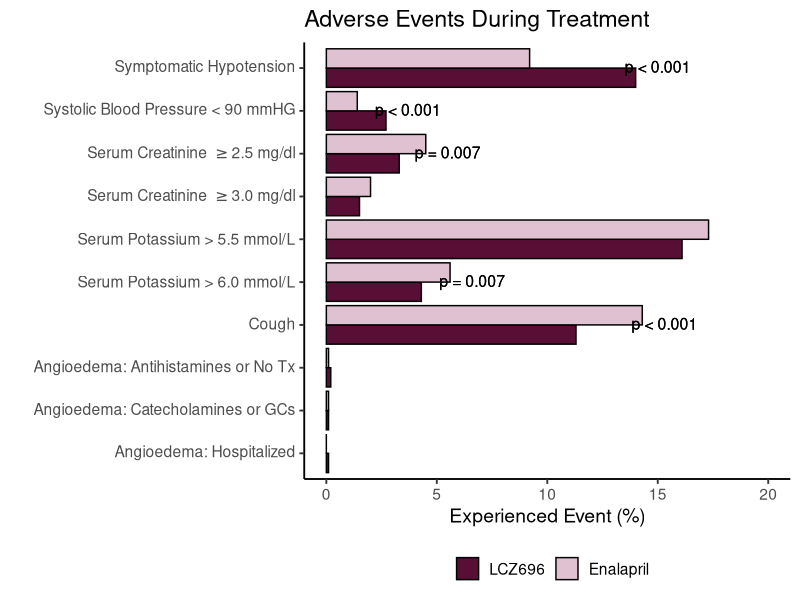
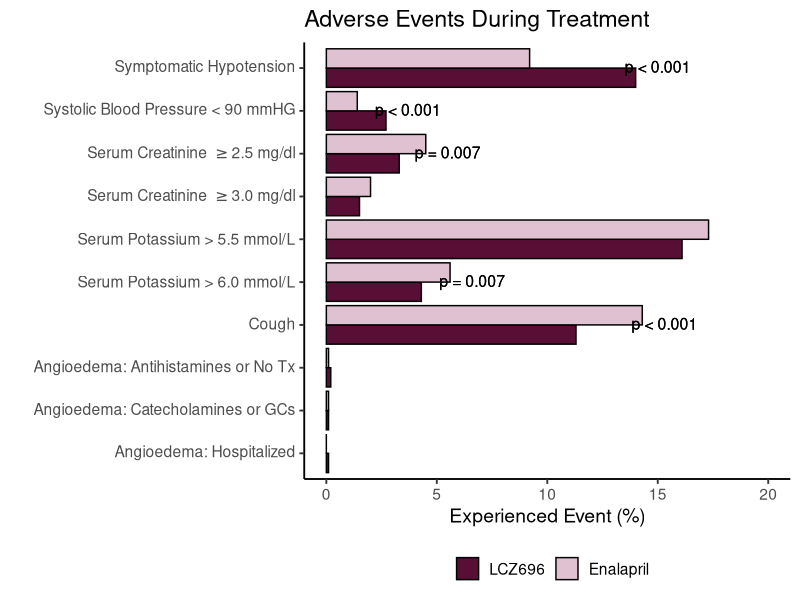

These figures' R source, in order:
############## Code for Real Chemistry Writing Assignment ################

# Written by Michelle Frankot
# March 28, 2026 

# Plot statistics in Table 3 (adverse events) for https://www.nejm.org/doi/full/10.1056/NEJMoa1409077




### Environment Set Up ###

library(dplyr) # for data manipulation
library(ggplot2) # for plotting




### Constants and Labels ###

# AE names for dataframe
AEs <- c("Symptomatic Hypotension", 
            "Symptomatic Hypotension (Systolic <90 mmHG)",
            "Serum Creatinine >=2.5 mg/dl", 
            "Serum Creatinine >=3.0 mg/dl",  
            "Serum Potassium >5.5 mmol/L",
            "Serum Potassium >6.0 mmol/L",
            "Cough",
            "Angioedema (No Tx or AH Only)",
            "Angioedema (CA or GCs)",
            "Angioedema (Hospitalized; No Airway Compromise)",
            "Angioedema (Hospitalized; Airway Compromise)")

# AE names for axis labels
AE_Labels <- c("Symptomatic Hypotension", 
            "Systolic Blood Pressure < 90 mmHG",
            expression("Serum Creatinine ">="2.5 mg/dl"), 
            expression("Serum Creatinine ">="3.0 mg/dl"),   
            "Serum Potassium > 5.5 mmol/L",
            "Serum Potassium > 6.0 mmol/L",
            "Cough",
            "Angioedema: Antihistamines or No Tx",
            "Angioedema: Catecholamines or GCs",
            "Angioedema: Hospitalized")





### Create dataframe containing the statistics from Table 3 ###

data <- data.frame(
  Event = rep(AEs, times = 1, each = 2),
  Group = rep(c("LCZ696", "Enalapril"), times = 11),
  n = c(588, 388, 112, 59, 139, 188, 63, 83, 674, 727, 
        181, 236, 474, 601, 10, 5, 6, 4, 3, 1, 0, 0),
  p = rep(c("p < 0.001", "p < 0.001", "p = 0.007", "", "", "p = 0.007", "p < 0.001", "", "", "", ""), 
          times = 1, each = 2),
  p.sig = rep(c("***", "***", "**", "", "", "**", "***", "", "", "", ""), 
              times = 1, each = 2)
)



### Data Processing ###

# Calculate percentages to cross-check against Table 3
# Assign levels to factor variables
# Create variable to assign location to p-values

to.plot <- data %>%
  mutate(Total_N = ifelse(Group == "LCZ696", 4187, 4212))%>%
  mutate(Percent = round(100*(n/Total_N), digits = 1))%>% 
  mutate(Group = factor(Group, levels = c("LCZ696", "Enalapril")),
    Event = factor(Event, levels = rev(AEs)))%>%
  filter(Event != "Angioedema (Hospitalized; Airway Compromise)")%>%
  group_by(Event)%>%
  mutate(p.label = max(Percent) + 1)%>%
  ungroup()





### Create Barplot ###

p <- ggplot(data = to.plot, 
       aes(x = Event, y = Percent, fill = Group))+
  geom_bar(stat = "identity", 
           color = "black",
           position = "dodge")+
  coord_flip()+
  geom_text(aes(x = Event, y = p.label, label = p), 
            vjust = 0.4, 
            size = 4)+
  ggtitle("Adverse Events During Treatment")+
  ylab("Experienced Event (%)")+
  xlab("")+
  scale_fill_manual(name = "", values = c("#590E36", "#E0C1D2"))+
  scale_x_discrete(labels = rev(AE_Labels))+
  ylim(c(0, 20))+
  theme_classic(base_size = 14)+
  theme(legend.position = "bottom")
p

ggsave(plot = p, filename = "AE_Plot.png", width = 32, height = 12, unit = "cm")
